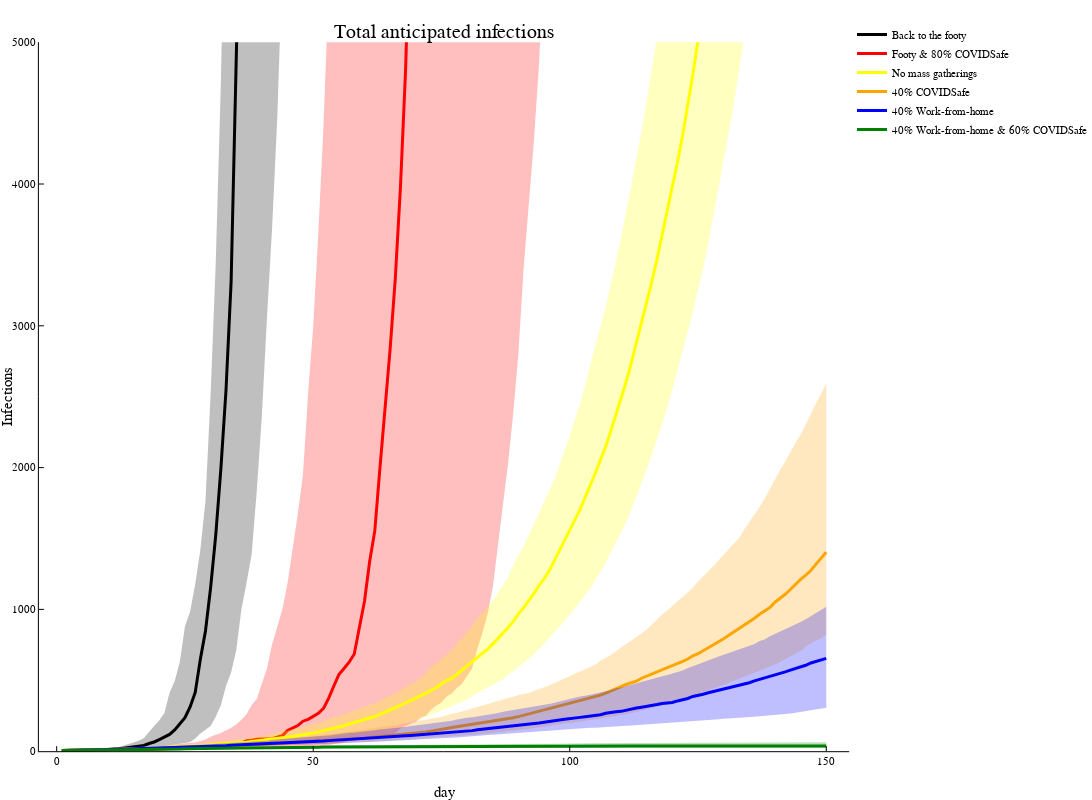

The notebook cell saved with this chart:
### Markdown cell above
One I prepared earlier ...  with p=1/6, r=16.

### Code cell
plot([],title="Total anticipated infections",xlabel="day",ylabel="Infections",ylimit=(0,5000),label=false,size=(1200,800))
EpiSim.plotquantiles(pop .- St0,:black,"Back to the footy",0.25)
EpiSim.plotquantiles(pop .- St1,:red,"Footy & 80% COVIDSafe",0.25)
EpiSim.plotquantiles(pop .- St2,:yellow,"No mass gatherings",0.25)
EpiSim.plotquantiles(pop .- St3,:orange,"40% COVIDSafe",0.25)
EpiSim.plotquantiles(pop .- St4,:blue,"40% Work-from-home",0.25)
EpiSim.plotquantiles(pop .- St5,:green,"40% Work-from-home & 60% COVIDSafe",0.25)

### Figure 1 — Plotly figure (JSON) as saved in the notebook; plotly's stock layout.template omitted (floating-point values rounded to 4 significant figures; data arrays with more than 128 entries replaced by an {"elided": "..."} marker saying what was removed)
{"data": [{"colorbar": {"title": ""}, "fill": "tozeroy", "fillcolor": "rgba(0, 0, 0, 0.250)", "legendgroup": "Back to the footy", "line": {"color": "rgba(0, 0, 0, 1.000)", "dash": "solid", "shape": "linear", "width": 0}, "mode": "lines", "name": "Back to the footy", "showlegend": false, "type": "scatter", "x": {"elided": "300 int values"}, "xaxis": "x1", "y": {"elided": "300 float values"}, "yaxis": "y1", "zmax": null, "zmin": null}, {"colorbar": {"title": ""}, "legendgroup": "Back to the footy", "line": {"color": "rgba(0, 0, 0, 1.000)", "dash": "solid", "shape": "linear", "width": 3}, "mode": "lines", "name": "Back to the footy", "showlegend": true, "type": "scatter", "x": {"elided": "150 int values"}, "xaxis": "x1", "y": {"elided": "150 float values"}, "yaxis": "y1", "zmax": null, "zmin": null}, {"colorbar": {"title": ""}, "fill": "tozeroy", "fillcolor": "rgba(255, 0, 0, 0.250)", "legendgroup": "Footy & 80% COVIDSafe", "line": {"color": "rgba(255, 0, 0, 1.000)", "dash": "solid", "shape": "linear", "width": 0}, "mode": "lines", "name": "Footy & 80% COVIDSafe", "showlegend": false, "type": "scatter", "x": {"elided": "300 int values"}, "xaxis": "x1", "y": {"elided": "300 float values"}, "yaxis": "y1", "zmax": null, "zmin": null}, {"colorbar": {"title": ""}, "legendgroup": "Footy & 80% COVIDSafe", "line": {"color": "rgba(255, 0, 0, 1.000)", "dash": "solid", "shape": "linear", "width": 3}, "mode": "lines", "name": "Footy & 80% COVIDSafe", "showlegend": true, "type": "scatter", "x": {"elided": "150 int values"}, "xaxis": "x1", "y": {"elided": "150 float values"}, "yaxis": "y1", "zmax": null, "zmin": null}, {"colorbar": {"title": ""}, "fill": "tozeroy", "fillcolor": "rgba(255, 255, 0, 0.250)", "legendgroup": "No mass gatherings", "line": {"color": "rgba(255, 255, 0, 1.000)", "dash": "solid", "shape": "linear", "width": 0}, "mode": "lines", "name": "No mass gatherings", "showlegend": false, "type": "scatter", "x": {"elided": "300 int values"}, "xaxis": "x1", "y": {"elided": "300 float values"}, "yaxis": "y1", "zmax": null, "zmin": null}, {"colorbar": {"title": ""}, "legendgroup": "No mass gatherings", "line": {"color": "rgba(255, 255, 0, 1.000)", "dash": "solid", "shape": "linear", "width": 3}, "mode": "lines", "name": "No mass gatherings", "showlegend": true, "type": "scatter", "x": {"elided": "150 int values"}, "xaxis": "x1", "y": {"elided": "150 float values"}, "yaxis": "y1", "zmax": null, "zmin": null}, {"colorbar": {"title": ""}, "fill": "tozeroy", "fillcolor": "rgba(255, 165, 0, 0.250)", "legendgroup": "40% COVIDSafe", "line": {"color": "rgba(255, 165, 0, 1.000)", "dash": "solid", "shape": "linear", "width": 0}, "mode": "lines", "name": "40% COVIDSafe", "showlegend": false, "type": "scatter", "x": {"elided": "300 int values"}, "xaxis": "x1", "y": {"elided": "300 float values"}, "yaxis": "y1", "zmax": null, "zmin": null}, {"colorbar": {"title": ""}, "legendgroup": "40% COVIDSafe", "line": {"color": "rgba(255, 165, 0, 1.000)", "dash": "solid", "shape": "linear", "width": 3}, "mode": "lines", "name": "40% COVIDSafe", "showlegend": true, "type": "scatter", "x": {"elided": "150 int values"}, "xaxis": "x1", "y": {"elided": "150 float values"}, "yaxis": "y1", "zmax": null, "zmin": null}, {"colorbar": {"title": ""}, "fill": "tozeroy", "fillcolor": "rgba(0, 0, 255, 0.250)", "legendgroup": "40% Work-from-home", "line": {"color": "rgba(0, 0, 255, 1.000)", "dash": "solid", "shape": "linear", "width": 0}, "mode": "lines", "name": "40% Work-from-home", "showlegend": false, "type": "scatter", "x": {"elided": "300 int values"}, "xaxis": "x1", "y": {"elided": "300 float values"}, "yaxis": "y1", "zmax": null, "zmin": null}, {"colorbar": {"title": ""}, "legendgroup": "40% Work-from-home", "line": {"color": "rgba(0, 0, 255, 1.000)", "dash": "solid", "shape": "linear", "width": 3}, "mode": "lines", "name": "40% Work-from-home", "showlegend": true, "type": "scatter", "x": {"elided": "150 int values"}, "xaxis": "x1", "y": {"elided": "150 float values"}, "yaxis": "y1", "zmax": null, "zmin": null}, {"colorbar": {"title": ""}, "fill": "tozeroy", "fillcolor": "rgba(0, 128, 0, 0.250)", "legendgroup": "40% Work-from-home & 60% COVIDSafe", "line": {"color": "rgba(0, 128, 0, 1.000)", "dash": "solid", "shape": "linear", "width": 0}, "mode": "lines", "name": "40% Work-from-home & 60% COVIDSafe", "showlegend": false, "type": "scatter", "x": {"elided": "300 int values"}, "xaxis": "x1", "y": {"elided": "300 float values"}, "yaxis": "y1", "zmax": null, "zmin": null}, {"colorbar": {"title": ""}, "legendgroup": "40% Work-from-home & 60% COVIDSafe", "line": {"color": "rgba(0, 128, 0, 1.000)", "dash": "solid", "shape": "linear", "width": 3}, "mode": "lines", "name": "40% Work-from-home & 60% COVIDSafe", "showlegend": true, "type": "scatter", "x": {"elided": "150 int values"}, "xaxis": "x1", "y": {"elided": "150 float values"}, "yaxis": "y1", "zmax": null, "zmin": null}], "layout": {"annotations": [{"font": {"color": "rgba(0, 0, 0, 1.000)", "family": "sans-serif", "size": 20}, "rotation": 0, "showarrow": false, "text": "Total anticipated infections", "x": 0.5212, "xanchor": "center", "xref": "paper", "y": 1, "yanchor": "top", "yref": "paper"}], "height": 800, "legend": {"bgcolor": "rgba(255, 255, 255, 1.000)", "bordercolor": "rgba(0, 0, 0, 1.000)", "font": {"color": "rgba(0, 0, 0, 1.000)", "family": "sans-serif", "size": 11}, "tracegroupgap": 0, "x": 1, "y": 1}, "margin": {"b": 20, "l": 0, "r": 0, "t": 20}, "paper_bgcolor": "rgba(255, 255, 255, 1.000)", "plot_bgcolor": "rgba(255, 255, 255, 1.000)", "showlegend": true, "width": 1200, "xaxis": {"anchor": "y1", "domain": [0.04564, 0.9967], "gridcolor": "rgba(0, 0, 0, 0.100)", "gridwidth": 0.5, "linecolor": "rgba(0, 0, 0, 1.000)", "mirror": false, "range": [-3.47, 154.5], "showgrid": false, "showline": true, "showticklabels": true, "tickangle": 0, "tickcolor": "rgb(0, 0, 0)", "tickfont": {"color": "rgba(0, 0, 0, 1.000)", "family": "sans-serif", "size": 11}, "tickmode": "array", "ticks": "inside", "ticktext": ["0", "50", "100", "150"], "tickvals": [0, 50, 100, 150], "title": "day", "titlefont": {"color": "rgba(0, 0, 0, 1.000)", "family": "sans-serif", "size": 15}, "type": "-", "visible": true, "zeroline": false, "zerolinecolor": "rgba(0, 0, 0, 1.000)"}, "yaxis": {"anchor": "x1", "domain": [0.03791, 0.9708], "gridcolor": "rgba(0, 0, 0, 0.100)", "gridwidth": 0.5, "linecolor": "rgba(0, 0, 0, 1.000)", "mirror": false, "range": [0, 5000], "showgrid": false, "showline": true, "showticklabels": true, "tickangle": 0, "tickcolor": "rgb(0, 0, 0)", "tickfont": {"color": "rgba(0, 0, 0, 1.000)", "family": "sans-serif", "size": 11}, "tickmode": "array", "ticks": "inside", "ticktext": ["0", "1000", "2000", "3000", "4000", "5000"], "tickvals": [0, 1000, 2000, 3000, 4000, 5000], "title": "Infections", "titlefont": {"color": "rgba(0, 0, 0, 1.000)", "family": "sans-serif", "size": 15}, "type": "-", "visible": true, "zeroline": false, "zerolinecolor": "rgba(0, 0, 0, 1.000)"}}}
